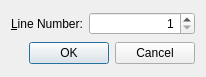
<ui version="4.0" >
 <class>GotoDialog</class>
 <widget class="QDialog" name="GotoDialog" >
  <property name="geometry" >
   <rect>
    <x>0</x>
    <y>0</y>
    <width>206</width>
    <height>77</height>
   </rect>
  </property>
  <property name="windowTitle" >
   <string>Goto</string>
  </property>
  <layout class="QVBoxLayout" name="_3" >
   <item>
    <layout class="QHBoxLayout" name="_2" >
     <item>
      <widget class="QLabel" name="linenumberLabel" >
       <property name="text" >
        <string>&amp;Line Number:</string>
       </property>
       <property name="buddy" >
        <cstring>linenumberSpinBox</cstring>
       </property>
      </widget>
     </item>
     <item>
      <widget class="QSpinBox" name="linenumberSpinBox" >
       <property name="sizePolicy" >
        <sizepolicy vsizetype="Fixed" hsizetype="MinimumExpanding" >
         <horstretch>0</horstretch>
         <verstretch>0</verstretch>
        </sizepolicy>
       </property>
       <property name="toolTip" >
        <string>Enter linenumber to go to</string>
       </property>
       <property name="whatsThis" >
        <string>&lt;b>Linenumber&lt;/b>
&lt;p>Enter the linenumber to go to in this entry field.&lt;/p></string>
       </property>
       <property name="alignment" >
        <set>Qt::AlignRight</set>
       </property>
       <property name="minimum" >
        <number>1</number>
       </property>
       <property name="maximum" >
        <number>99999</number>
       </property>
      </widget>
     </item>
    </layout>
   </item>
   <item>
    <widget class="QDialogButtonBox" name="buttonBox" >
     <property name="orientation" >
      <enum>Qt::Horizontal</enum>
     </property>
     <property name="standardButtons" >
      <set>QDialogButtonBox::Cancel|QDialogButtonBox::Ok</set>
     </property>
    </widget>
   </item>
  </layout>
 </widget>
 <pixmapfunction>qPixmapFromMimeSource</pixmapfunction>
 <resources/>
 <connections>
  <connection>
   <sender>buttonBox</sender>
   <signal>accepted()</signal>
   <receiver>GotoDialog</receiver>
   <slot>accept()</slot>
   <hints>
    <hint type="sourcelabel" >
     <x>41</x>
     <y>48</y>
    </hint>
    <hint type="destinationlabel" >
     <x>41</x>
     <y>72</y>
    </hint>
   </hints>
  </connection>
  <connection>
   <sender>buttonBox</sender>
   <signal>rejected()</signal>
   <receiver>GotoDialog</receiver>
   <slot>reject()</slot>
   <hints>
    <hint type="sourcelabel" >
     <x>154</x>
     <y>51</y>
    </hint>
    <hint type="destinationlabel" >
     <x>154</x>
     <y>69</y>
    </hint>
   </hints>
  </connection>
 </connections>
</ui>
